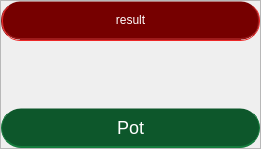
      <widget class="QFrame" name="frame_table_top">
       <property name="geometry">
        <rect>
         <x>260</x>
         <y>190</y>
         <width>261</width>
         <height>149</height>
        </rect>
       </property>
       <property name="minimumSize">
        <size>
         <width>245</width>
         <height>143</height>
        </size>
       </property>
       <property name="maximumSize">
        <size>
         <width>720</width>
         <height>152</height>
        </size>
       </property>
       <property name="styleSheet">
        <string notr="true">#frame_table_top{
	border: none;
}</string>
       </property>
       <property name="frameShape">
        <enum>QFrame::StyledPanel</enum>
       </property>
       <property name="frameShadow">
        <enum>QFrame::Raised</enum>
       </property>
       <property name="midLineWidth">
        <number>1</number>
       </property>
       <layout class="QGridLayout" name="gridLayout_6">
        <property name="leftMargin">
         <number>0</number>
        </property>
        <property name="topMargin">
         <number>0</number>
        </property>
        <property name="rightMargin">
         <number>0</number>
        </property>
        <property name="bottomMargin">
         <number>0</number>
        </property>
        <property name="horizontalSpacing">
         <number>8</number>
        </property>
        <property name="verticalSpacing">
         <number>5</number>
        </property>
        <item row="1" column="2">
         <widget class="QLabel" name="label_c3">
          <property name="text">
           <string/>
          </property>
          <property name="pixmap">
           <pixmap>images/41x60/back.png</pixmap>
          </property>
         </widget>
        </item>
        <item row="1" column="0">
         <widget class="QLabel" name="label_c1">
          <property name="text">
           <string/>
          </property>
          <property name="pixmap">
           <pixmap>images/41x60/back.png</pixmap>
          </property>
         </widget>
        </item>
        <item row="1" column="1">
         <widget class="QLabel" name="label_c2">
          <property name="text">
           <string/>
          </property>
          <property name="pixmap">
           <pixmap>images/41x60/back.png</pixmap>
          </property>
         </widget>
        </item>
        <item row="1" column="4">
         <widget class="QLabel" name="label_c5">
          <property name="text">
           <string/>
          </property>
          <property name="pixmap">
           <pixmap>images/41x60/back.png</pixmap>
          </property>
         </widget>
        </item>
        <item row="1" column="3">
         <widget class="QLabel" name="label_c4">
          <property name="text">
           <string/>
          </property>
          <property name="pixmap">
           <pixmap>images/41x60/back.png</pixmap>
          </property>
         </widget>
        </item>
        <item row="0" column="0" colspan="5">
         <widget class="QLabel" name="label_result">
          <property name="maximumSize">
           <size>
            <width>16777215</width>
            <height>40</height>
           </size>
          </property>
          <property name="styleSheet">
           <string notr="true">font: 11pt &quot;Montserrat&quot;;
color: white;
background-color: rgb(118, 0, 0);
border: 1px inset transparent;
border-radius: 19;
padding: 4;
border-bottom: 3px groove rgb(158, 26, 26);
border-right: 2px groove rgb(158, 26, 26);
border-left: 2px groove rgb(158, 26, 26);</string>
          </property>
          <property name="text">
           <string>result</string>
          </property>
          <property name="alignment">
           <set>Qt::AlignCenter</set>
          </property>
         </widget>
        </item>
        <item row="2" column="0" colspan="5">
         <widget class="QLabel" name="label_pot">
          <property name="maximumSize">
           <size>
            <width>275</width>
            <height>40</height>
           </size>
          </property>
          <property name="styleSheet">
           <string notr="true">/*font: 11pt &quot;Montserrat&quot;;
color: white;
background-color: qlineargradient(spread:pad, x1:1, y1:0, x2:1, y2:1, stop:0 rgba(1, 21, 10, 255), stop:0.0852273 rgba(4, 46, 22, 255), stop:0.204545 rgba(3, 36, 17, 255), stop:0.818182 rgba(5, 59, 28, 255), stop:0.909091 rgba(5, 63, 30, 255), stop:1 rgba(3, 36, 17, 255));
border-style: inset;
border-color: rgb(0, 49, 21);
border-radius: 10px;*/
padding: 10px;
background: #0d572b;
border: 1px solid transparent;
border-left: 1px solid #157c3d;
border-right: 1px solid #157c3d;
border-bottom: 2px solid #157c3d;
border-radius: 20px;
text-align: center;
font-size: 18px;
color: #fff;</string>
          </property>
          <property name="text">
           <string>Pot</string>
          </property>
          <property name="alignment">
           <set>Qt::AlignCenter</set>
          </property>
         </widget>
        </item>
       </layout>
      </widget>
